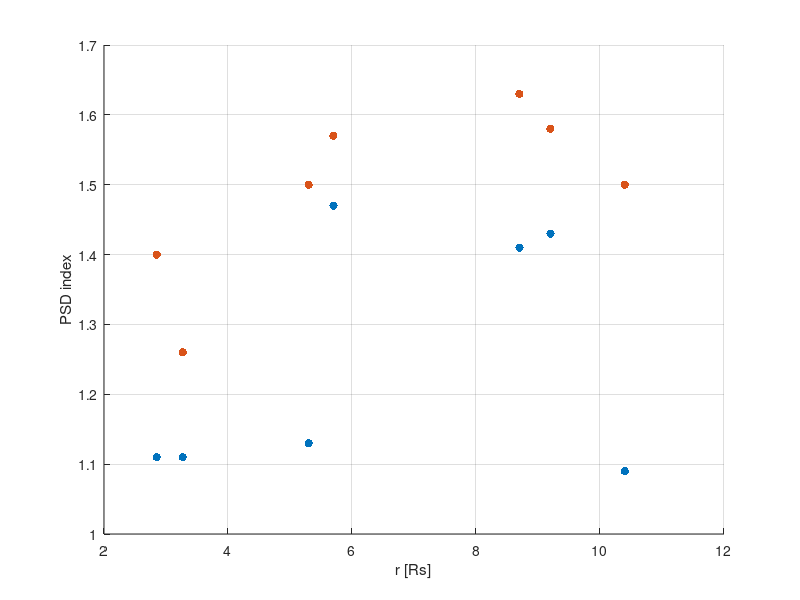

The MATLAB script that drew this image:
clear; close all;
r = [2.85,3.27,5.3,5.7,8.7,9.2,10.4];
alpha_lb = [1.11,1.11,1.13,1.47,1.41,1.43,1.09];
alpha_ub = [1.4,1.26,1.5,1.57,1.63,1.58,1.5];

scatter(r, alpha_lb,'filled','r');
hold on
scatter(r, alpha_ub,'filled','b')
grid on
xlabel('r [Rs]')
ylabel('PSD index')